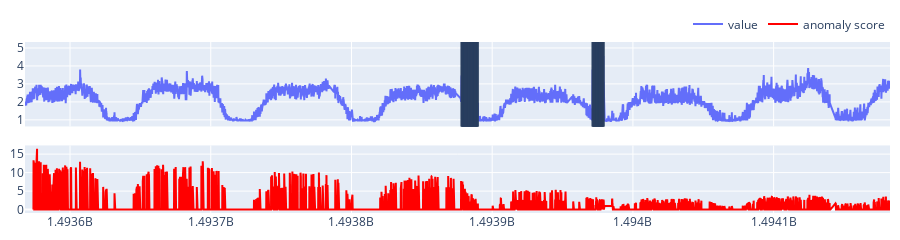

Notebook code for this chart:
### Code cell
plot(data=data[:10000], scores=scores[:10000], date=date[:10000], features=features, label=label[:10000])
